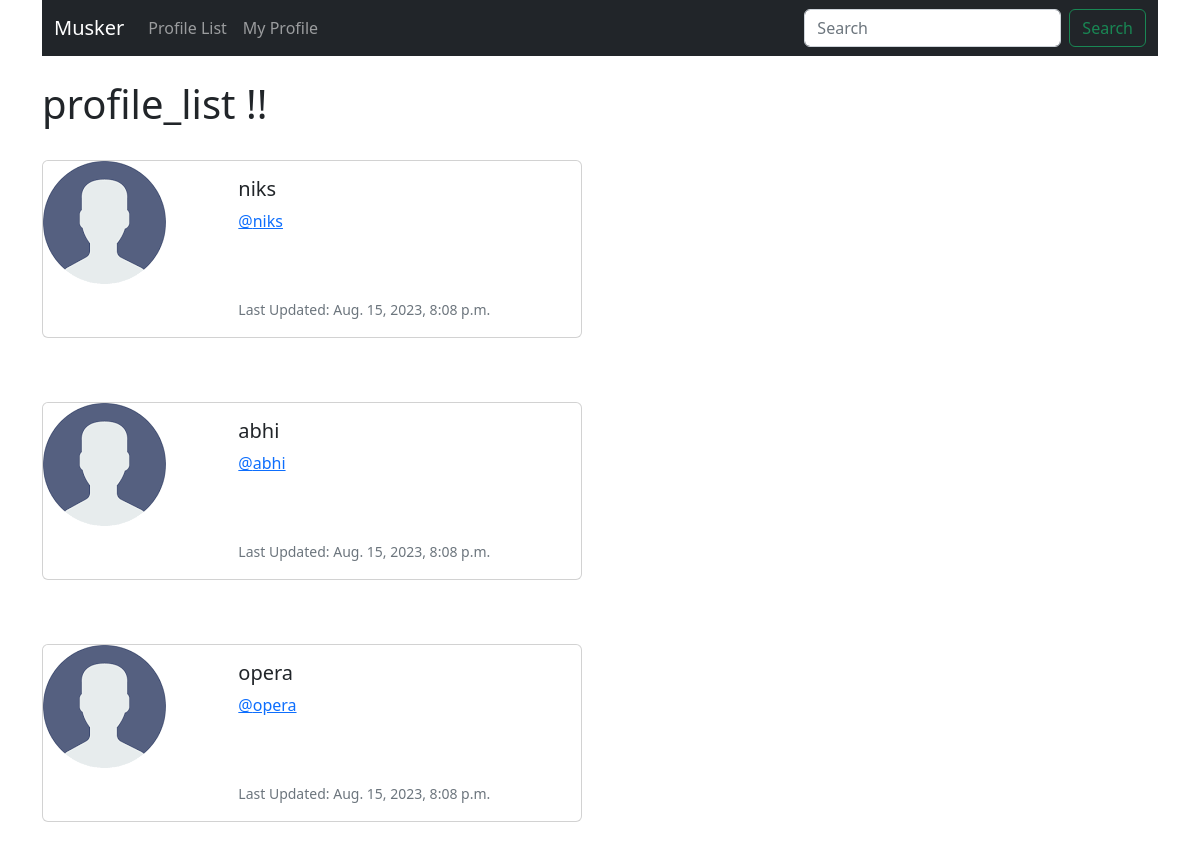
/profile_list/ (signed in), run on an earlier commit of the app's database.
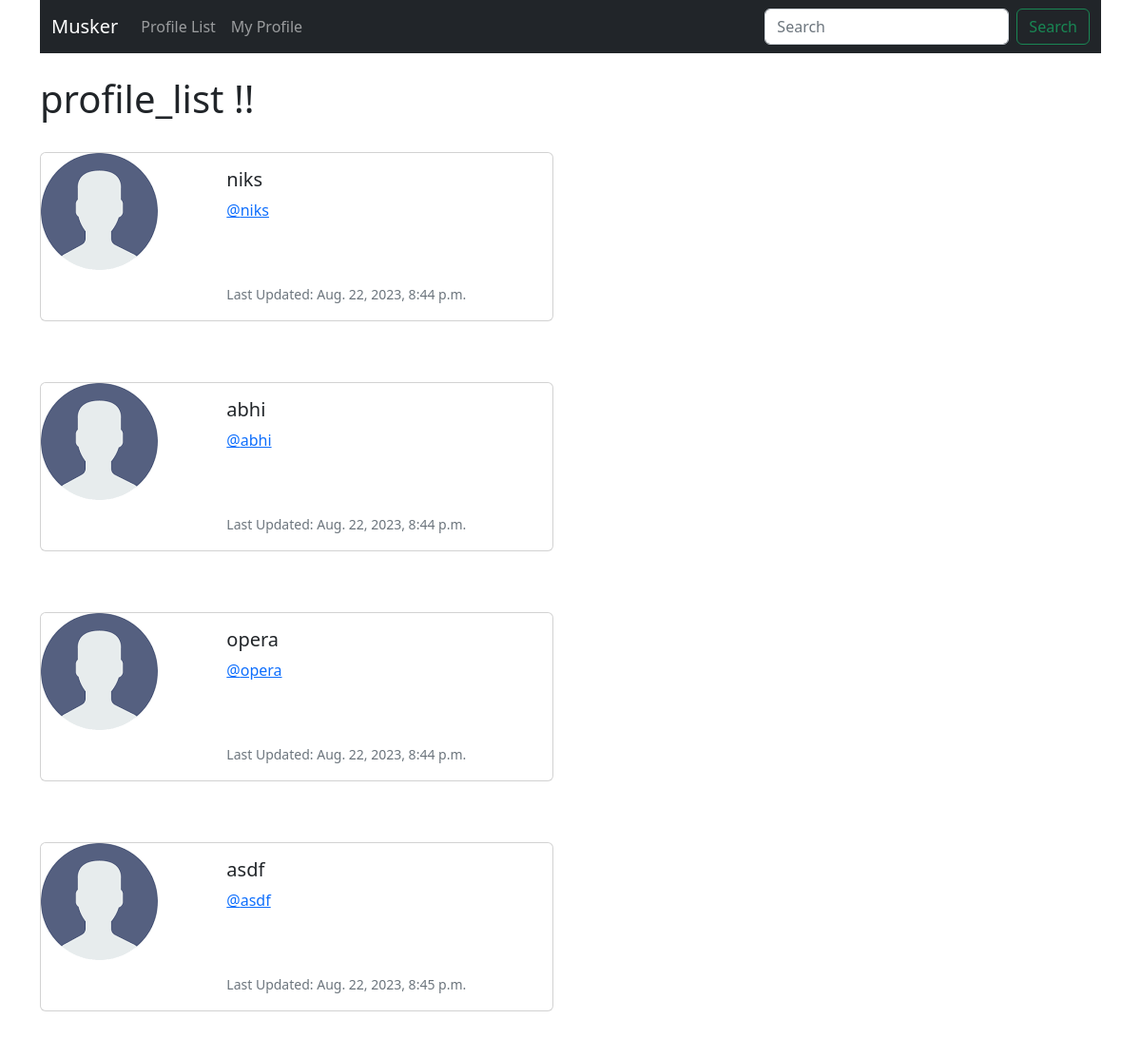
And on a later commit of the database.
### musker/models.py (models this page shows, shortened)
class Profile(models.Model):
    user = models.OneToOneField(User, on_delete=models.CASCADE)
    follows = models.ManyToManyField('self',
        related_name="followed_by",
        symmetrical=False,
        blank=True)
    date_modified = models.DateTimeField(User, auto_now=True)

### musker/views.py (the view)
# urls.py: path("profile_list/", views.profile_list, name='profile_list'),
def profile_list(request):
    if request.user.is_authenticated:
        profiles = Profile.objects.exclude(user=request.user)
        return render(request, "profile_list.html", {"profiles":profiles})
    else:
        messages.success(request, ("you must be logged in to view this page"))
        return redirect("home")

### musker/templates/profile_list.html
{% extends "base.html"%}
{% load static %}
{% block content %}
<h1>profile_list !!</h1>
<br/>
{% if profiles %}
    {% for profile in profiles %}
    <div class="card mb-3" style="max-width: 540px;">
      <div class="row g-0">
        <div class="col-md-4">
          <img src="{% static 'images/dummy.png' %}" class="img-fluid rounded-start" alt="default profile">
        </div>
        <div class="col-md-8">
          <div class="card-body">
            <h5 class="card-title">{{ profile.user.username }}</h5>
            <p class="card-text"><a href="{% url 'profile' profile.user.id %}">@{{ profile.user.username|lower}}</a></p>
            <br><br>
            <p class="card-text"><small class="text-muted">Last Updated: {{ profile.date_modified}}</small></p>
          </div>
        </div>
      </div>
    </div>
        <br/><br/>
    {% endfor %}
    {% endif %}
{% endblock %}

### musker/templates/base.html (shortened to what this page needs)
<!doctype html>
<html lang="en">
  <head>
    <link href="https://cdn.jsdelivr.net/npm/bootstrap@5.2.3/dist/css/bootstrap.min.css" rel="stylesheet">
  </head>
  <body>
    <div class="container">
      {% include 'navbar.html' %}
      <br>
    {% block content %}
    {% endblock %}
    </div>
  </body>
</html>

### musker/templates/navbar.html (shortened to what this page needs)
<nav class="navbar navbar-expand-lg navbar-dark bg-dark">
  <div class="container-fluid">
    <a class="navbar-brand" href="{% url 'home' %}">Musker</a>
    <div class="collapse navbar-collapse" id="navbarSupportedContent">
      <ul class="navbar-nav me-auto mb-2 mb-lg-0">
        <li class="nav-item">
          <a class="nav-link" href="{% url 'profile_list' %}">Profile List</a>
        </li>
        {% if user.is_authenticated %}
        <li class="nav-item">
          <a class="nav-link" href="{% url 'profile' request.user.id %}">My Profile</a>
        </li>
        {% endif %}
      </ul>
      <form class="d-flex" role="search">
        <input class="form-control me-2" type="search" placeholder="Search" aria-label="Search">
        <button class="btn btn-outline-success" type="submit">Search</button>
      </form>
    </div>
  </div>
</nav>

What changed in the data, as far as the page shows it:
changed Profile "niks": date_modified "Aug. 15, 2023, 8:08 p.m." → "Aug. 22, 2023, 8:44 p.m."
changed Profile "abhi": date_modified "Aug. 15, 2023, 8:08 p.m." → "Aug. 22, 2023, 8:44 p.m."
changed Profile "opera": date_modified "Aug. 15, 2023, 8:08 p.m." → "Aug. 22, 2023, 8:44 p.m."
added Profile: user.username "asdf", date_modified "Aug. 22, 2023, 8:45 p.m."
